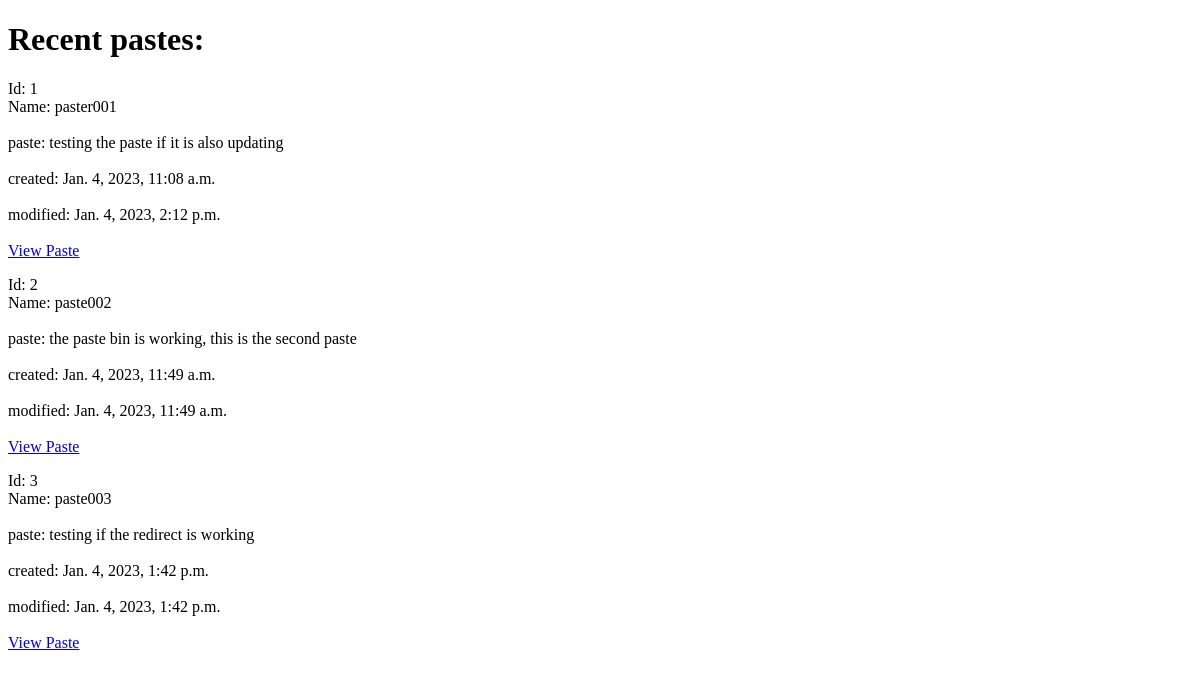
/pastebin/pastes/, run on an earlier commit of the app's database.
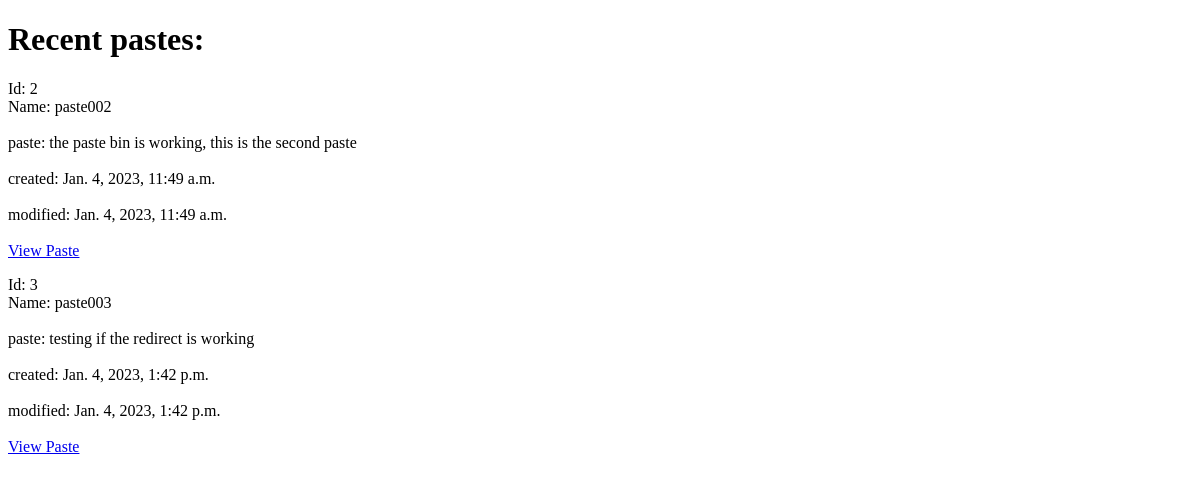
And on a later commit of the database.
### pastebin/models.py (models this page shows, shortened)
class Paste(models.Model):
    text = models.TextField()
    name = models.CharField(max_length=40,null=True, blank=True)
    created_at = models.DateTimeField(auto_now_add=True)
    updated_at = models.DateTimeField(auto_now=True)

### pastebin/views.py (the view)
# urls.py: path("pastes/",PasteListView.as_view(), name = "pastebin_paste_list"),
class PasteListView(ListView):
    model = Paste
    context_object_name = 'pastes'

### templates/pastebin/paste_list.html (shortened to what this page needs)
<!DOCTYPE html>
<html lang="en">
<head>
</head>
<body>
    {% if pastes %}
        <h1>Recent pastes:</h1>
        {% for paste in pastes %}
            <p>
                <div>
                    <label for="id">Id:</label>
                    <span>{{ paste.id }}</span>
                </div>
                <div>
                    <label>Name:</label>
                    <span>{{ paste.name }}</span>
                </div>
                <br>
                <div>
                    <label>paste:</label>
                    <span>{{ paste.text }}</span>
                </div>
                <br>
                <div>
                    <label>created:</label>
                    <span>{{ paste.created_at }}</span>
                </div>
                <br>
                <div>
                    <label>modified:</label>
                    <span>{{ paste.updated_at }}</span>
                </div>
                <br>
                <div>
                    <a href="{% url 'pastebin_paste_detail' paste.id %}">View Paste</a>
                </div>
            </p>
        {% endfor %}
    {% else %}
        <h1>No recent pastes</h1>
    {% endif %}
</body>
</html>

What changed in the data, as far as the page shows it:
removed Paste: id "1", name "paster001", text "testing the paste if it is also updating", created_at "Jan. 4, 2023, 11:08 a.m.", updated_at "Jan. 4, 2023, 2:12 p.m."
